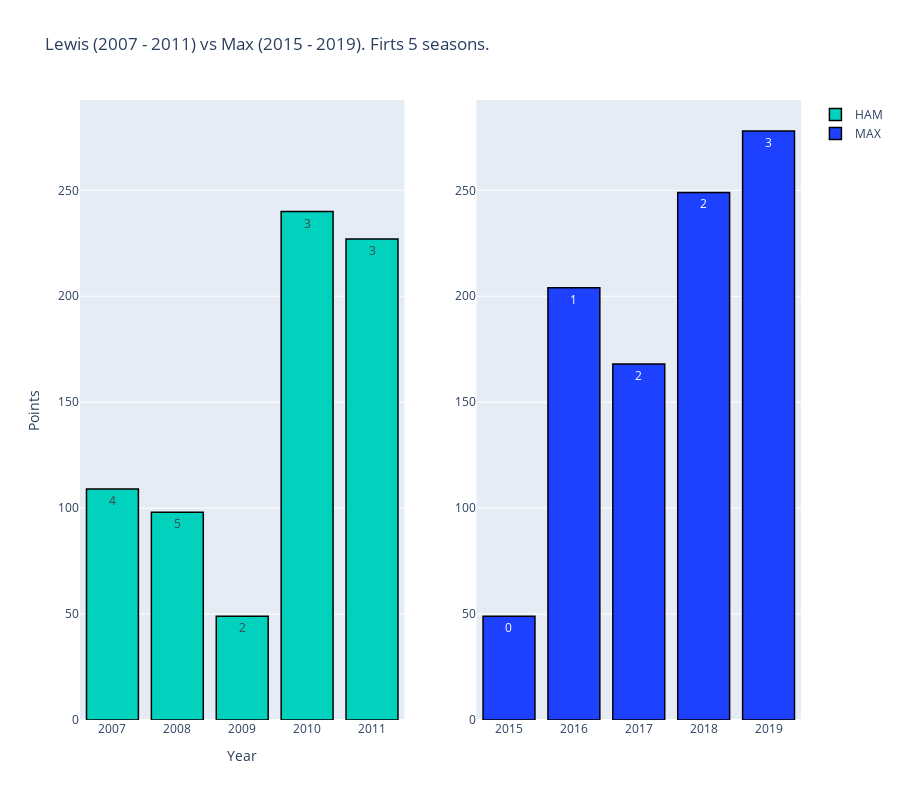

Notebook code cell kept with this figure:
### Code cell
trace_ham = go.Bar(
    x = ham['year'],
    y = ham['points'],
    text= ham['wins'],
    name = 'HAM',
    marker = dict(color = '#00D2BE',
                  line = dict(color='rgb(0,0,0)', width = 1.5)),
    xaxis= 'x1',
    yaxis= 'y1'

)
trace_vers = go.Bar(
    x = vers['year'],
    y = vers['points'],
    text= vers['wins'],
    name = 'MAX',
    marker = dict(color = '#1E41FF',
                line = dict(color='rgb(0,0,0)', width = 1.5)),
    xaxis= 'x2',
    yaxis= 'y2'
)



layout = go.Layout(
    xaxis=dict(
        domain=[0, 0.45],
        anchor='y1'
    ),
    yaxis=dict(
        domain=[0, 1],
        anchor='x1'
    ),
    xaxis2=dict(
        domain=[0.55, 1],
        anchor='y2'
    ),
     yaxis2=dict(
        domain=[0, 1],
        anchor='x2'
))

data = [trace_ham, trace_vers]

fig = go.Figure(data = data, layout = layout)
fig.update_layout(yaxis2=dict(matches='y1'))
fig.update_layout(
    height=800,  # aumenta a altura total do gráfico
    title='Lewis (2007 - 2011) vs Max (2015 - 2019). Firts 5 seasons.',
    xaxis=dict(title='Year', ticklen=5),
    yaxis=dict(title='Points')
)


fig.show()
fig.write_image("maxvsham5.png")

### Figure 1 — Plotly figure (JSON) as saved in the notebook; plotly's stock layout.template omitted (floating-point values rounded to 4 significant figures)
{"data": [{"marker": {"color": "#00D2BE", "line": {"color": "rgb(0,0,0)", "width": 1.5}}, "name": "HAM", "text": [4.0, 5.0, 2.0, 3.0, 3.0], "type": "bar", "x": [2007, 2008, 2009, 2010, 2011], "xaxis": "x", "y": [109.0, 98.0, 49.0, 240.0, 227.0], "yaxis": "y"}, {"marker": {"color": "#1E41FF", "line": {"color": "rgb(0,0,0)", "width": 1.5}}, "name": "MAX", "text": [0.0, 1.0, 2.0, 2.0, 3.0], "type": "bar", "x": [2015, 2016, 2017, 2018, 2019], "xaxis": "x2", "y": [49.0, 204.0, 168.0, 249.0, 278.0], "yaxis": "y2"}], "layout": {"height": 800, "title": {"text": "Lewis (2007 - 2011) vs Max (2015 - 2019). Firts 5 seasons."}, "xaxis": {"anchor": "y", "domain": [0, 0.45], "ticklen": 5, "title": {"text": "Year"}}, "xaxis2": {"anchor": "y2", "domain": [0.55, 1]}, "yaxis": {"anchor": "x", "domain": [0, 1], "title": {"text": "Points"}}, "yaxis2": {"anchor": "x2", "domain": [0, 1], "matches": "y"}}}
